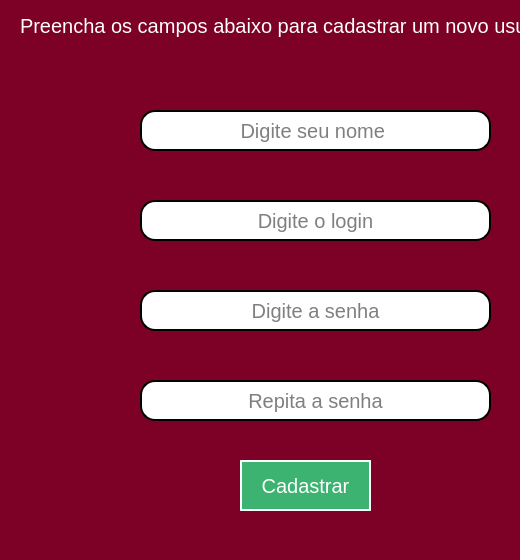
<?xml version="1.0" encoding="UTF-8"?>
<ui version="4.0">
 <class>MainWindow</class>
 <widget class="QMainWindow" name="MainWindow">
  <property name="geometry">
   <rect>
    <x>0</x>
    <y>0</y>
    <width>520</width>
    <height>560</height>
   </rect>
  </property>
  <property name="windowTitle">
   <string>Tela de Cadastro</string>
  </property>
  <property name="windowIcon">
   <iconset>
    <normaloff>logo-fiocruz.jpeg</normaloff>logo-fiocruz.jpeg</iconset>
  </property>
  <property name="styleSheet">
   <string notr="true">background-color: rgb(125, 0, 39);</string>
  </property>
  <widget class="QWidget" name="centralwidget">
   <widget class="QLabel" name="label">
    <property name="geometry">
     <rect>
      <x>20</x>
      <y>10</y>
      <width>561</width>
      <height>31</height>
     </rect>
    </property>
    <property name="font">
     <font>
      <pointsize>15</pointsize>
     </font>
    </property>
    <property name="styleSheet">
     <string notr="true">color: rgb(255, 255, 255);</string>
    </property>
    <property name="text">
     <string>Preencha os campos abaixo para cadastrar um novo usuário</string>
    </property>
   </widget>
   <widget class="QLineEdit" name="lineEdit">
    <property name="geometry">
     <rect>
      <x>140</x>
      <y>110</y>
      <width>351</width>
      <height>41</height>
     </rect>
    </property>
    <property name="font">
     <font>
      <pointsize>15</pointsize>
     </font>
    </property>
    <property name="styleSheet">
     <string notr="true">background-color:rgb(255,255,255);
border-radius:15px;
border-style:outset;
border-width:2px;</string>
    </property>
    <property name="inputMethodHints">
     <set>Qt::ImhHiddenText</set>
    </property>
    <property name="text">
     <string/>
    </property>
    <property name="alignment">
     <set>Qt::AlignCenter</set>
    </property>
    <property name="placeholderText">
     <string>Digite seu nome </string>
    </property>
    <property name="clearButtonEnabled">
     <bool>false</bool>
    </property>
   </widget>
   <widget class="QLineEdit" name="lineEdit_2">
    <property name="geometry">
     <rect>
      <x>140</x>
      <y>200</y>
      <width>351</width>
      <height>41</height>
     </rect>
    </property>
    <property name="font">
     <font>
      <pointsize>15</pointsize>
     </font>
    </property>
    <property name="styleSheet">
     <string notr="true">background-color:rgb(255,255,255);
border-radius:15px;
border-style:outset;
border-width:2px;</string>
    </property>
    <property name="text">
     <string/>
    </property>
    <property name="alignment">
     <set>Qt::AlignCenter</set>
    </property>
    <property name="placeholderText">
     <string>Digite o login</string>
    </property>
   </widget>
   <widget class="QLineEdit" name="lineEdit_3">
    <property name="geometry">
     <rect>
      <x>140</x>
      <y>290</y>
      <width>351</width>
      <height>41</height>
     </rect>
    </property>
    <property name="font">
     <font>
      <pointsize>15</pointsize>
     </font>
    </property>
    <property name="styleSheet">
     <string notr="true">background-color:rgb(255,255,255);
border-radius:15px;
border-style:outset;
border-width:2px;</string>
    </property>
    <property name="text">
     <string/>
    </property>
    <property name="echoMode">
     <enum>QLineEdit::Password</enum>
    </property>
    <property name="alignment">
     <set>Qt::AlignCenter</set>
    </property>
    <property name="placeholderText">
     <string>Digite a senha</string>
    </property>
   </widget>
   <widget class="QLineEdit" name="lineEdit_4">
    <property name="geometry">
     <rect>
      <x>140</x>
      <y>380</y>
      <width>351</width>
      <height>41</height>
     </rect>
    </property>
    <property name="font">
     <font>
      <pointsize>15</pointsize>
     </font>
    </property>
    <property name="styleSheet">
     <string notr="true">background-color:rgb(255,255,255);
border-radius:15px;
border-style:outset;
border-width:2px;</string>
    </property>
    <property name="text">
     <string/>
    </property>
    <property name="echoMode">
     <enum>QLineEdit::Password</enum>
    </property>
    <property name="alignment">
     <set>Qt::AlignCenter</set>
    </property>
    <property name="placeholderText">
     <string>Repita a senha</string>
    </property>
   </widget>
   <widget class="QPushButton" name="pushButton_cadastrar">
    <property name="geometry">
     <rect>
      <x>240</x>
      <y>460</y>
      <width>131</width>
      <height>51</height>
     </rect>
    </property>
    <property name="font">
     <font>
      <pointsize>15</pointsize>
     </font>
    </property>
    <property name="cursor">
     <cursorShape>PointingHandCursor</cursorShape>
    </property>
    <property name="styleSheet">
     <string notr="true">color: rgb(255, 255, 255);
background-color: rgb(60, 179, 113);
border-style: outset;
border-width: 2px;</string>
    </property>
    <property name="text">
     <string>Cadastrar</string>
    </property>
   </widget>
  </widget>
  <widget class="QMenuBar" name="menubar">
   <property name="geometry">
    <rect>
     <x>0</x>
     <y>0</y>
     <width>520</width>
     <height>21</height>
    </rect>
   </property>
  </widget>
  <widget class="QStatusBar" name="statusbar"/>
 </widget>
 <resources/>
 <connections/>
</ui>
